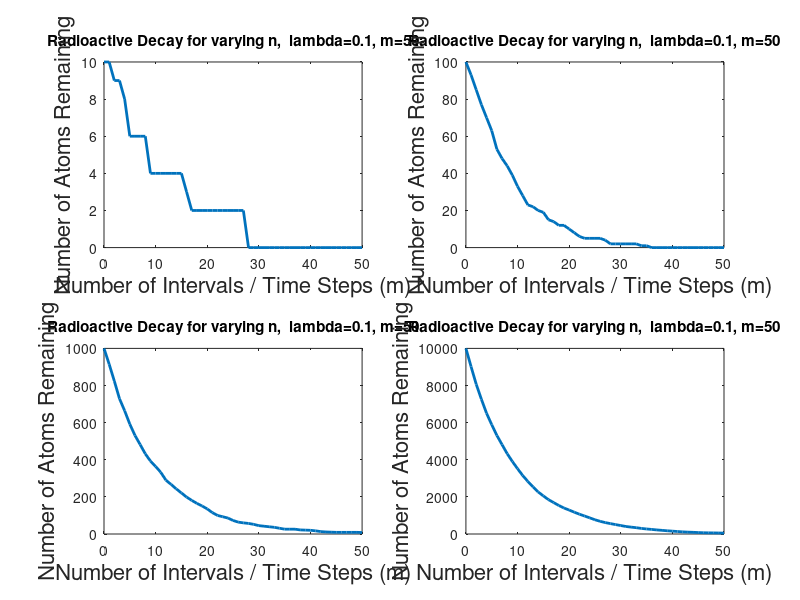

Source code (MATLAB):
% Author - Rajdeep Pinge
% Date - 8th March, 2017

% Programme to simulate radioactive decay using monte carlo method - a
% nondeterministic process.

clear;
close all;

lambda = 0.1;  % probability of any atom decaying over a time interval ?t.

m = 50;         % total intervals of time

n_arr = [10 100 1000 10000];        % array of number of atoms

for j = 1:numel(n_arr)
    n = n_arr(j);
    
    decay_state = ones(n, 1);      % 1: not decayed, 0: decayed

    numAtoms = ones(m+1, 1)*n;

    for k = 1:m
        unirnd_arr = rand(n, 1);

        for i = 1:n
            if decay_state(i) ~= 0
                if unirnd_arr(i) < lambda
                    decay_state(i) = 0;
                end
            end
        end

        numAtoms(k+1) = sum(decay_state);
    end

    hold on
    subplot(2,2,j), plot(0:m, numAtoms, 'LineWidth', 2)
    title(['Radioactive Decay for varying n,  lambda=' num2str(lambda) ', m=' num2str(m)])
    xlabel('Number of Intervals / Time Steps (m)', 'FontSize', 16)
    ylabel('Number of Atoms Remaining', 'FontSize', 16)

end